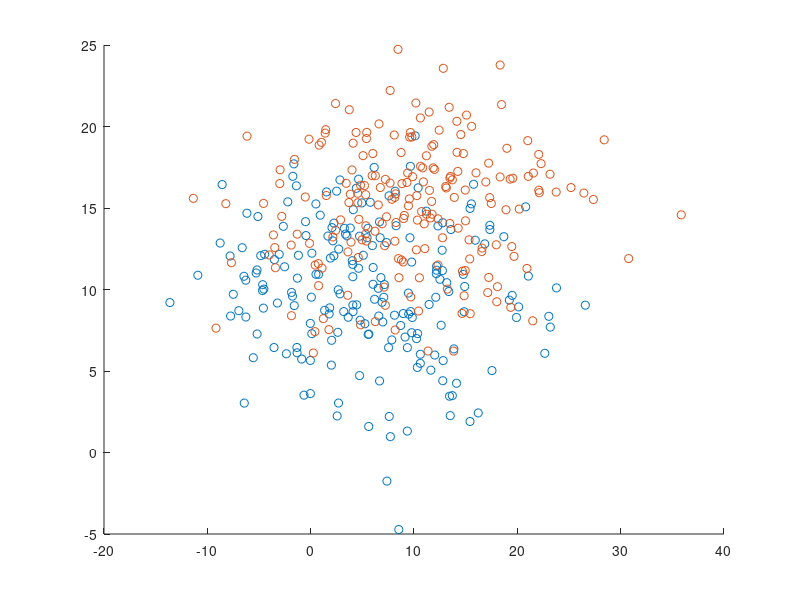

Reproduce this figure in MATLAB.
% Case 1: Class 1

classA = randn([200 2])';
muA = [5 10]';
SA = [8 0; 0 4];
classA1 = classA.*SA([1 2])';
classA2 = classA.*SA([3 4])';
classA = classA1 + classA2;
classA = classA + muA;

classB = randn([200 2])';
muB = [10 15]';
SB = [8 0; 0 4];
classB1 = classB.*SB([1 2])';
classB2 = classB.*SB([3 4])';
classB = classB1 + classB2;
classB = classB + muB;

figure
scatter(classA(1,:),classA(2,:))
hold on
scatter(classB(1,:),classB(2,:))
